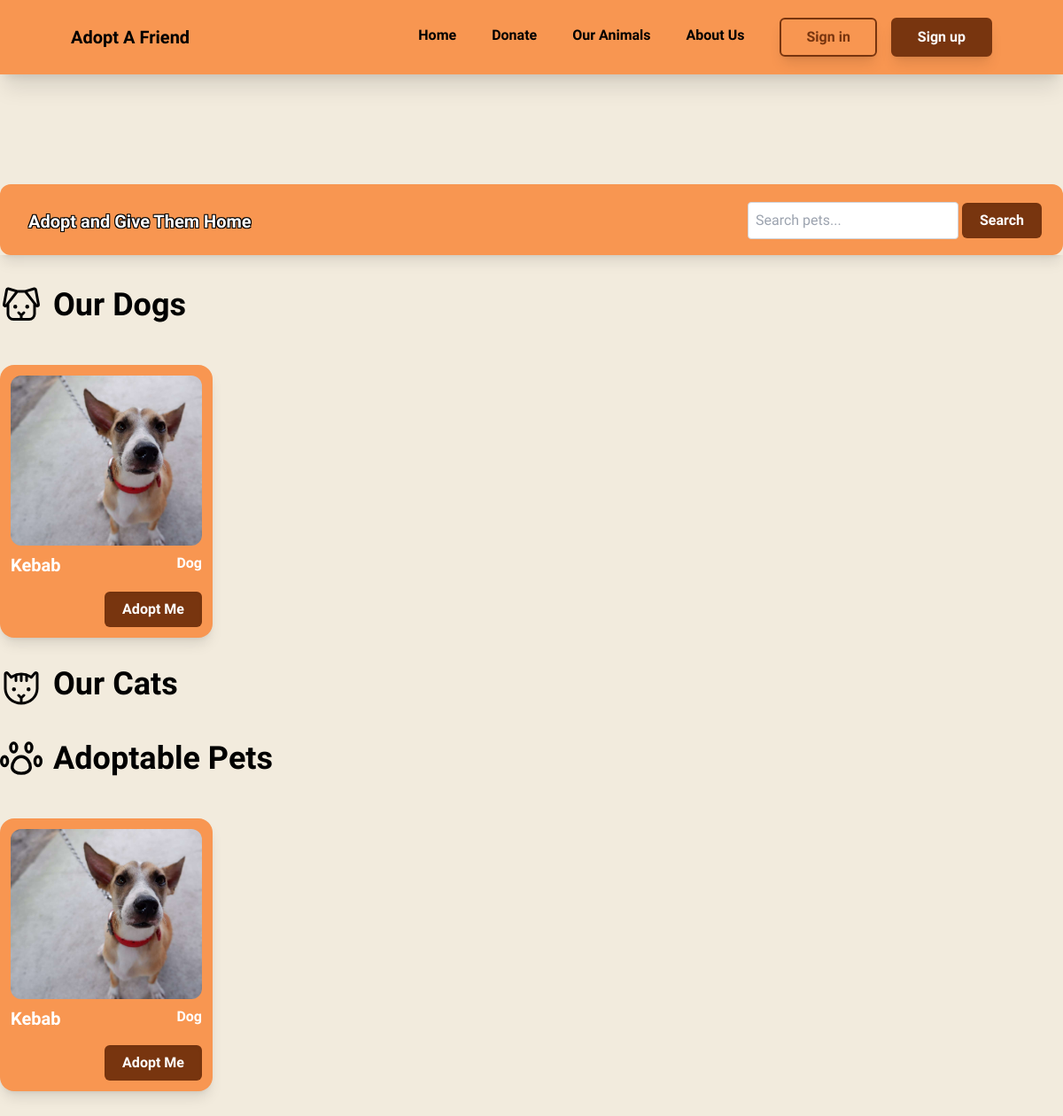
Screenshot of /adoptme/ with the database file from the repository.
### pets/models.py (models this page shows, shortened)
class Pet(models.Model):
    petId = models.CharField(max_length=10, default=generate_pet_key, primary_key=True, unique=True)
    petName = models.CharField(max_length=50, null=False, blank=False, unique=True)
    animalType = models.CharField(max_length=20, choices=ANIMAL_TYPES_CHOICES, null=False, blank=False)
    breed = models.CharField(max_length=50, null=False, blank=False)
    petAge = models.CharField(max_length=50, null=False, blank=False, choices=PET_AGE_CHOICES)
    petGender = models.CharField(max_length=20, choices=GENDER_CHOICES, null=False, blank=False, default="")
    petSize = models.CharField(max_length=20, choices=PET_SIZE_CHOICES, null=False, blank=False)
    petColor = models.CharField(max_length=20, choices=COLOR_CHOICES, null=False, blank=False, default="")
    petDescription = models.TextField(max_length=500, blank=True, null=True)
    petPersonality = models.CharField(max_length=50, choices=PERSONALITY_CHOICES, blank=False, null=False, default="")
    dateAcquired = models.DateField(blank=False, null=False, default=timezone.now)
    isTrained = models.BooleanField(default=False)
    slug = models.SlugField(unique=True, blank=True)

class PetImage(models.Model):
    petId = models.ForeignKey('Pet', null=False, blank=False, on_delete=models.CASCADE)
    petImage = models.ImageField(upload_to='static/pet_pics')

### pets/views.py (the view, shortened to what this page needs)
# urls.py: path('adoptme/', views.pet_page, name='pet_page'),
def pet_page(request):
    query = request.GET.get('q')
    pets = Pet.objects.all().order_by('petId')
    recommended_pets = []
    if request.user.is_authenticated:
        try:
            user_pref = Preference.objects.get(adopter=request.user)
            recommended_pets = recommend_pets(request.user)
        except Preference.DoesNotExist:
            pass
    return render(request, 'pets/adoptme.html', {'pets': pets, 'recommended_pets': recommended_pets})

### pets/templates/pets/adoptme.html (shortened to what this page needs)
{% extends 'main/base.html' %}
{% load static %}
{% block scripts %}
    <link rel="stylesheet" href="https://code.jquery.com/ui/1.12.1/themes/base/jquery-ui.css">
{% endblock %}
{% block content %}
<div class="my-28" style="font-family: 'Imprima';">
    <div class="grid grid-cols-5 mx-auto max-w-screen-xl justify-center gap-x-10 gap-y-8">
        <div class="mt-3 shadow-lg col-span-5">
            <div class="mx-auto max-w-screen-xl h-20 rounded-xl flex justify-between" style="background-color: #f89651;">
                <h1 class="py-7 pl-8 text-xl text-white text-shadows font-bold">Adopt and Give Them Home</h1>
                <form method="GET" action="{% url 'pet_page' %}" class="py-5 pr-6">
                    <input type="text" name="q" placeholder="Search pets..." class="p-2 border border-gray-300 rounded">
                    <button type="submit" class="shadow-inner transition ease-in-out delay-150 font-semibold text-white px-5 py-2 rounded-md hover:-translate-y-1 hover:scale-110 duration-300 bg-amber-900">Search</button>
                </form>
            </div>
        </div>
        {% if request.GET.q %}
        {% if pets %}
        {% for pet in pets %}
            <div class="w-60 h-auto p-3 flex flex-col rounded-2xl shadow-lg mt-3" style="background-color: #f89651;" id="{{pet.petId}}">
                <div class="h-48 bg-white rounded-xl" style="background-image: url('{{ pet.petimage_set.first.petImage.url }}'); background-size: cover;"></div>
                <div class="flex flex-col gap-2">
                    <div class="flex flex-row justify-between pt-2">
                        <div class="flex flex-col">
                            <span class="text-xl font-bold text-white">{{pet.petName}}</span>
                        </div>
                        <span class="font-bold text-white">{{pet.animalType}}</span>
                    </div>
                    <div class="text-white">
                        <p class="text-justify">{{pet.petDescription|truncatechars:50}}</p>
                    </div>
                    <div class="flex justify-end">
                        <a href="{% url 'pet_profile' pet.slug pet.petId %}">
                            <button type="" class="shadow-inner transition ease-in-out delay-150 font-semibold text-white px-5 py-2 rounded-md hover:-translate-y-1 hover:scale-100 duration-300 bg-amber-900">Adopt Me</button>
                        </a>
                    </div>
                </div>
            </div>
        {% endfor %}
    {% else %}
        <p class="text-3xl font-bold col-span-5">No results found for the search query.</p>
    {% endif %}
        {% else %}
            <div class="col-span-5 flex items-center">
                <h1 class="text-4xl font-bold">Our Dogs</h1>
            </div>
            {% for pet in pets %}
                {% if pet.animalType == "Dog"%}
                    <div class="w-60 h-auto p-3 flex flex-col rounded-2xl shadow-lg mt-3" style="background-color: #f89651;" id="{{pet.petId}}">
                        <div class="h-48 bg-white rounded-xl" style="background-image: url('{{ pet.petimage_set.first.petImage.url }}'); background-size: cover;"></div>
                        <div class="flex flex-col gap-2">
                            <div class="flex flex-row justify-between pt-2">
                                <div class="flex flex-col">
                                <span class="text-xl font-bold text-white">{{pet.petName}}</span>
                                </div>
                                <span class="font-bold  text-white">{{pet.animalType}}</span>
                            </div>
                            <div class="flex justify-end">
                                <a href="{% url 'pet_profile' pet.slug pet.petId %}">
                                    <button type="" class="shadow-inner transition ease-in-out delay-150 font-semibold text-white px-5 py-2 rounded-md hover:-translate-y-1 hover:scale-100 duration-300 bg-amber-900">Adopt Me</button>
                                </a>
                            </div>
                        </div>
                    </div>
                {% endif %}
            {% endfor %}
            <div class="col-span-5 flex item-center">
                <h1 class="text-4xl font-bold">Our Cats</h1>
            </div>
            <div class="col-span-5 flex items-center">
                <h1 class="text-4xl font-bold">Adoptable Pets</h1>
            </div>
            {% for pet in pets %}
            <div class="w-60 h-auto p-3 flex flex-col rounded-2xl shadow-lg mt-3" style="background-color: #f89651;" id="{{pet.petId}}">
                <div class="h-48 bg-white rounded-xl" style="background-image: url('{{ pet.petimage_set.first.petImage.url }}'); background-size: cover;"></div>
                <div class="flex flex-col gap-2">
                    <div class="flex flex-row justify-between pt-2">
                        <div class="flex flex-col">
                        <span class="text-xl font-bold text-white">{{pet.petName}}</span>
                        </div>
                        <span class="font-bold  text-white">{{pet.animalType}}</span>
                    </div>
                    <div class="flex justify-end">
                        <a href="{% url 'pet_profile' pet.slug pet.petId %}">
                            <button type="" class="shadow-inner transition ease-in-out delay-150 font-semibold text-white px-5 py-2 rounded-md hover:-translate-y-1 hover:scale-100 duration-300 bg-amber-900">Adopt Me</button>
                        </a>
                    </div>
                </div>
            </div>
            {% endfor %}
        </div>
    {% endif %}
</div>
{% endblock %}

### main/templates/main/base.html (style rules this page uses)
.text-shadows { text-shadow: -1px 1px 0 #000, 1px 1px 0 #000, 1px -1px 0 #000, -1px -1px 0 #000; }

### rows the page displays
Pet: petimage_set.first.petImage (picture), petName "Kebab", animalType "Dog"
